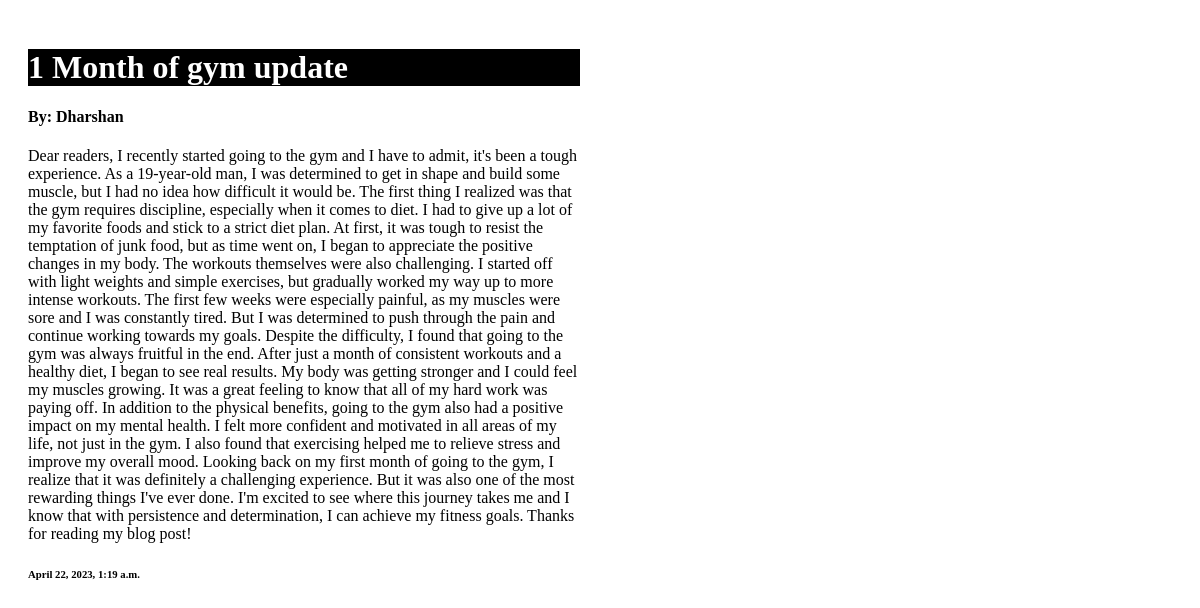
Screenshot of /post/3 with the database file from the repository.
### posts/models.py (models this page shows)
class Post(models.Model):
    title = models.CharField(max_length=100)
    content = models.CharField(max_length=10000)
    post_time = models.DateTimeField(default= datetime.now, blank = True)
    author = models.ForeignKey(User, on_delete=models.CASCADE, blank=True)

### posts/views.py (the view)
# urls.py: path('post/<str:pk>',views.post,name='post'),
def post(request,pk):
    post = Post.objects.get(id=pk)
    return render(request, 'post.html', {'post':post})

### templates/post.html (shortened to what this page needs)
<div class="row">
    <div class="leftcolumn">
        <div class="card">
        <h1>{{post.title}}</h1>
        <a href="../profile/{{post.author.username}}" style="text-decoration: none; color: black;"><h4>By: {{post.author.first_name}}</h4></a>
        <p>{{post.content}}</p>
        <h6>{{post.post_time}}</h6>
        </div>
    </div>
</div>

### templates/post.html (style rules this page uses)
.card { padding: 20px; margin-top: 2opx; }
.leftcolumn { width: 50%; float: left; margin-right: 300px; }
h1 { background-color: black; color: white; size-adjust: 10px; }

### rows the page displays
Post: title "1 Month of gym update", author.first_name "Dharshan", content "Dear readers, I recently started going to the gym and I have to admit, it's been a tough experience. As a 19-year-old man, I was determined to get in shape and build some muscle, but I had no idea how difficult it would be. The first thing I realized was that the gym requires discipline, especially when it comes to diet. I had to give up a lot of my favorite foods and stick to a strict diet plan. At first, it was tough to resist the temptation of junk food, but as time went on, I began to appreciate the positive changes in my body. The workouts themselves were also challenging. I started off with light weights and simple exercises, but gradually worked my way up to more intense workouts.…", post_time "April 22, 2023, 1:19 a.m."
